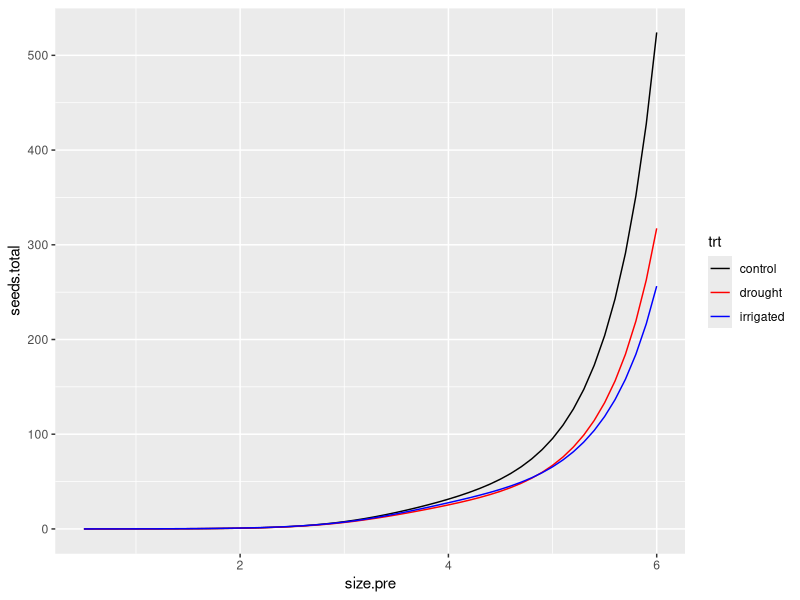
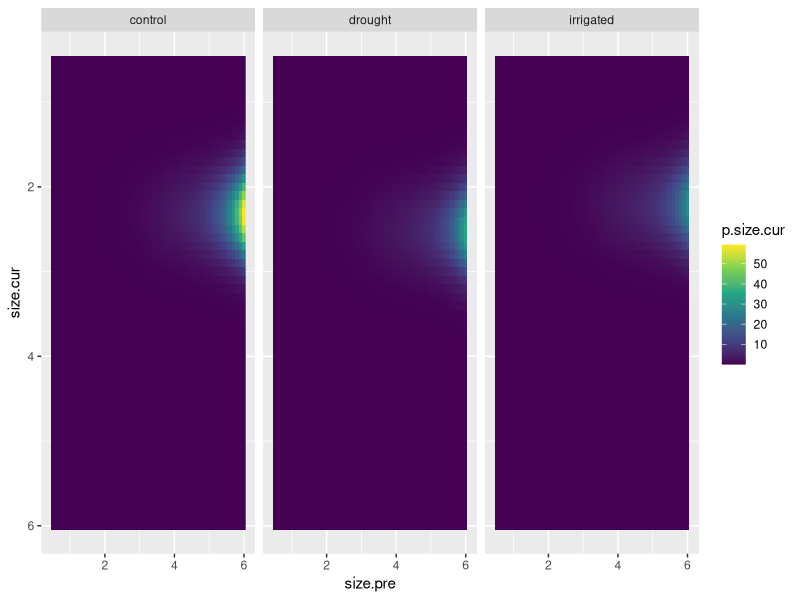
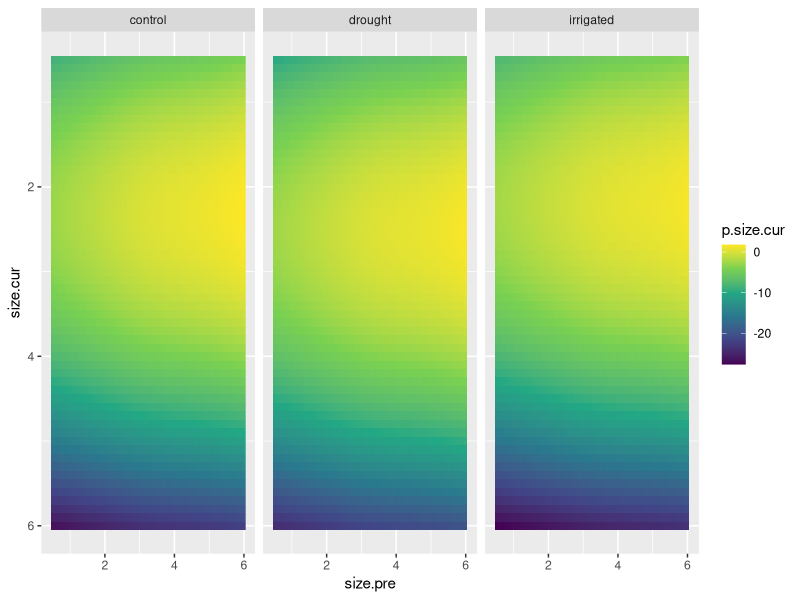

Recreate these plots in R, in order. (Note: this script raises an error after producing the figures.)
# Script for re-running reproductive vital rate models and performing model
# selection and exporting a deterministic, no-phenology reproductive kernel for
# IPM analysis.
# Reads in processed demo/seed (including phenology) data, 2016-2024
# (sn init july 2024)

# --- Setup ---------------------------------------------------------

library(ggplot2)
library(dplyr)
library(tidyr)
library(glmmTMB)

rm(list = ls())

# --- Read in and prepare data  -------------------------------------

# All data (demo, phenology, seed set)
all.data = merge(
  x = read.csv('01_data_cleaning/out/demo_phen_seed_2016-2024_final.csv'),
  y = read.csv('00_raw_data/plot_treatments.csv'),
  by.x = 'Plot', by.y = 'plot'
)

# Dataset for flowering (additional processing below)
demo.flow = all.data %>%
  # Get only plants that are:
  # - known/estimated to be alive
  # - Has size measurements (from demography) and has non-zero leaf counts and lengths (for size measurements)
  # - Is not missing umbel counts (because we're subsetting this for umbel count analysis)
  filter(
    in.demo, Year > 2016, surv,
    !is.na(No.leaves) & !is.na(Leaf.length) & No.leaves > 0 & Leaf.length > 0,
    !is.na(No.umbels)
  ) %>%
  # Get a size column
  mutate(size = log(No.leaves * Leaf.length))

head(demo.flow)
nrow(demo.flow)
table(demo.flow$Year)

# Dataset for seed analysis
demo.seed = demo.flow %>%
  # Give only the records for which we have a record of seed set
  filter(Year > 2020, phen.umbels > 0) %>%
  filter(in.seed)

# Need to add in rows for umbels that died before the seed counting
# This is necessary for estimating the probability of an umbel producing zero seeds
demo.seed = rbind(
  demo.seed,
  demo.seed %>%
    group_by(Year, plantid) %>%
    mutate(miss.umbel = ifelse(phen.umbels < n(), 0, phen.umbels - n())) %>%
    ungroup() %>%
    distinct(Year, plantid, .keep_all = TRUE) %>%
    uncount(miss.umbel) %>%
    mutate(no.seeds = 0)
) %>%
  mutate(Year = factor(Year))

# Dataset for estimating recruit size distribution
demo.recr = all.data %>%
  arrange(Year) %>%
  # Want demo records (to get size distribution)
  filter(in.demo) %>%
  # Give me only the first sighting for each plant
  distinct(plantid, .keep_all = TRUE) %>%
  # Give me only records after 2017 (these are more likely to be seen for the
  # first time)
  filter(Year > 2017) %>%
  # Give me only records with leaf counts and lengths (for estimating size)
  filter(!is.na(No.leaves), !is.na(Leaf.length)) %>%
  # Give me plants that did not flower (plants unlikely to flower in first year)
  filter(!No.umbels & !is.na(No.umbels)) %>%
  # Okay... going to assume that only plants with one leaf are new recruits
  filter(No.leaves < 2) %>%
  mutate(size = log(Leaf.length))

# Finalize the flowering demo dataset 
demo.flow = demo.flow %>%
  # (currently there is one row per umbel for plants in the seed set dataset -
  # give me just one record per plant)
  distinct(Year, plantid, .keep_all = TRUE) %>%
  # Remove plot 2 in 2024 (missing a lot of vegetative plant sizes)
  filter(!(Plot %in% 2 & Year %in% 2024))


# # ----- MODEL SELECTION ------------------------------------------
# 
# # --- Umbel count model ------------------------------------------
# 
# # Strategy here: use a hurdle model
# # - Response is number of umbels per plant
# # - Hurdle portion (through zero-inflation) is the probability of (not) flowering
# # - Umbel count is modeled with a zero-inflated Poisson distribution
# 
# # Test first for size-effects on both parts of the model
# # Then test for treatment effects
# # Then test for potential interactions
# 
# u_0 = glmmTMB(
#   No.umbels ~ (1 | Year) + (1 | Plot / plantid),
#   family = 'truncated_poisson',
#   ziformula = ~ (1 | Year) + (1 | Plot / plantid),
#   data = demo.flow
# )
# 
# u_s_0 = glmmTMB(
#   No.umbels ~ size + (1 | Year) + (1 | Plot / plantid),
#   family = 'truncated_poisson',
#   ziformula = ~ (1 | Year) + (1 | Plot / plantid),
#   data = demo.flow
# )
# 
# u_0_s = glmmTMB(
#   No.umbels ~ (1 | Year) + (1 | Plot / plantid),
#   family = 'truncated_poisson',
#   ziformula = ~ size + (1 | Year) + (1 | Plot / plantid),
#   data = demo.flow
# )
# 
# u_s_s = glmmTMB(
#   No.umbels ~ size + (1 | Year) + (1 | Plot / plantid),
#   family = 'truncated_poisson',
#   ziformula = ~ size + (1 | Year) + (1 | Plot / plantid),
#   data = demo.flow
# )
# 
# AIC(u_0, u_0_s, u_s_0, u_s_s) %>% mutate(daic = round(AIC - min(AIC), 2))
# # Keep size in the models
# 
# # Treatment effects
# 
# u_s.t_s = glmmTMB(
#   No.umbels ~ trt + size + (1 | Year) + (1 | Plot / plantid),
#   family = 'truncated_poisson',
#   ziformula = ~ size + (1 | Year) + (1 | Plot / plantid),
#   data = demo.flow
# )
# 
# u_s_s.t = glmmTMB(
#   No.umbels ~ size + (1 | Year) + (1 | Plot / plantid),
#   family = 'truncated_poisson',
#   ziformula = ~ trt * size + (1 | Year) + (1 | Plot / plantid),
#   data = demo.flow
# )
# 
# u_st_s = glmmTMB(
#   No.umbels ~ size * trt + (1 | Year) + (1 | Plot / plantid),
#   family = 'truncated_poisson',
#   ziformula = ~ size + (1 | Year) + (1 | Plot / plantid),
#   data = demo.flow
# )
# 
# u_s_st = glmmTMB(
#   No.umbels ~ size + (1 | Year) + (1 | Plot / plantid),
#   family = 'truncated_poisson',
#   ziformula = ~ trt * size + (1 | Year) + (1 | Plot / plantid),
#   data = demo.flow
# )
# 
# u_s.ty_s = glmmTMB(
#   No.umbels ~ size + trt + (1 | Year) + (1 | Year:trt) + (1 | Plot / plantid),
#   family = 'truncated_poisson',
#   ziformula = ~ size + (1 | Year) + (1 | Plot / plantid),
#   data = demo.flow
# )
# 
# u_s_s.ty = glmmTMB(
#   No.umbels ~ size + (1 | Year) + (1 | Plot / plantid),
#   family = 'truncated_poisson',
#   ziformula = ~ size + trt + (1 | Year) + (1 | Year:trt) + (1 | Plot / plantid),
#   data = demo.flow
# )
# 
# u_s.ty_s.ty = glmmTMB(
#   No.umbels ~ size + trt + (1 | Year) + (1 | Year:trt) + (1 | Plot / plantid),
#   family = 'truncated_poisson',
#   ziformula = ~ size + trt + (1 | Year) + (1 | Year:trt) + (1 | Plot / plantid),
#   data = demo.flow
# )
# 
# AIC(u_s.t_s, u_s_s.t, u_st_s, u_s_st, u_s_s, u_s.ty_s, u_s_s.ty, u_s.ty_s.ty) %>%
#   mutate(daic = round(AIC - min(AIC), 2))
# # Best performing model has treatment-year effect for probability of flowering
# # But how large is the effect size?
# 
# summary(u_s_s.ty)
# 
# u_st_s.ty = glmmTMB(
#   No.umbels ~ size * trt + (1 | Year) + (1 | Plot / plantid),
#   family = 'truncated_poisson',
#   ziformula = ~ size + trt + (1 | Year) + (1 | Year:trt) + (1 | Plot / plantid),
#   data = demo.flow
# )
# 
# u_s_st.ty = glmmTMB(
#   No.umbels ~ size + (1 | Year) + (1 | Plot / plantid),
#   family = 'truncated_poisson',
#   ziformula = ~ size * trt + (1 | Year) + (1 | Year:trt) + (1 | Plot / plantid),
#   data = demo.flow
# )
# 
# AIC(u_st_s.ty, u_s_st.ty, u_s_s.ty) %>% mutate(daic = round(AIC - min(AIC), 2))
# # No size-treatment effects
# 
# # Okay... compare model with year-varying effects with non-varying effects
# 
# expand.grid(size = (5:60)/10, trt = c('control', 'drought', 'irrigated')) %>%
#   mutate(
#     u.nrf = predict(u_s_s, newdata = ., allow.new.levels = TRUE, re.form = ~ 0, type = 'response'),
#     u.yrf = predict(u_s_s.ty, newdata = ., allow.new.levels = TRUE, re.form = ~ 0, type = 'response')
#   ) %>%
#   pivot_longer(c(u.nrf, u.yrf), names_to = 'model', values_to = 'pred') %>%
#   ggplot(aes(x = size, y = pred, linetype = model, colour = trt)) +
#   geom_line() +
#   scale_colour_manual(values = c('black', 'red', 'blue')) +
#   scale_y_log10()
# # interesting - the year-varying effects model looks like it always favors the controls
# # i.e. control plants always produce more umbels
# # presumably this is probability of flowering-related - smaller plants less likely to flower
# 
# expand.grid(size = (5:60)/10, trt = c('control', 'drought', 'irrigated')) %>%
#   mutate(
#     pred.umbl = predict(
#       u_s_s.ty, newdata = ., allow.new.levels = TRUE, re.form = ~ 0, type = 'response'
#     )
#   ) %>%
#   ggplot(aes(x = size, y = pred.umbl, colour = trt)) +
#   geom_point(
#     data = demo.flow,
#     aes(x = size, y = No.umbels),
#     size = 3, position = position_jitter(height = 0.25), alpha = 0.2
#   ) +
#   geom_line() + # scale_y_log10()
#   scale_colour_manual(values = c('black', 'red', 'blue'))
# 
# 
# # --- Seed set model  
# 
# # Here, we'll also use a zero-inflated model
# # - Probability of producing zero seed estimated with zero inflation term
# # - Distribution of seeds after the zero inflation is modeled by a Negative Binomial
# #   - doing this because it accurately captures overdispersion and because the 
# #     data-generating process can also account for umbels that were simply not 
# #     sufficiently pollinated
# 
# s_0 = glmmTMB(
#   no.seeds ~ (1 | Plot / plantid),
#   ziformula = ~ (1 | Plot / plantid),
#   family = 'nbinom2',
#   data = demo.seed
# )
# 
# s_0_y = glmmTMB(
#   no.seeds ~ (1 | Plot / plantid),
#   ziformula = ~ Year + (1 | Plot / plantid),
#   family = 'nbinom2',
#   data = demo.seed
# )
# 
# s_y_0 = glmmTMB(
#   no.seeds ~ Year + (1 | Plot / plantid),
#   ziformula = ~ (1 | Plot / plantid),
#   family = 'nbinom2',
#   data = demo.seed
# )
# 
# s_y_y = glmmTMB(
#   no.seeds ~ Year + (1 | Plot / plantid),
#   ziformula = ~ Year + (1 | Plot / plantid),
#   family = 'nbinom2',
#   data = demo.seed
# )
# 
# AIC(s_0, s_y_0, s_0_y, s_y_y) %>% arrange(AIC)
# # Unsurprisingly, year effects supported in both models
# 
# s_s.y_y = glmmTMB(
#   no.seeds ~ size + Year + (1 | Plot / plantid),
#   ziformula = ~ Year + (1 | Plot / plantid),
#   family = 'nbinom2',
#   data = demo.seed
# )
# 
# s_y_s.y = glmmTMB(
#   no.seeds ~ Year + (1 | Plot / plantid),
#   ziformula = ~ size + Year + (1 | Plot / plantid),
#   family = 'nbinom2',
#   data = demo.seed
# )
# 
# s_s.y_s.y = glmmTMB(
#   no.seeds ~ size + Year + (1 | Plot / plantid),
#   ziformula = ~ size + Year + (1 | Plot / plantid),
#   family = 'nbinom2',
#   data = demo.seed
# )
# 
# AIC(s_y_y, s_s.y_y, s_y_s.y, s_s.y_s.y) %>% mutate(daic = AIC - min(AIC))
# 
# # Include size in both
# 
# s_s.t.y_s.y = glmmTMB(
#   no.seeds ~ trt + size + Year + (1 | Plot / plantid),
#   ziformula = ~ size + Year + (1 | Plot / plantid),
#   family = 'nbinom2',
#   data = demo.seed
# )
# 
# s_s.y_s.t.y = glmmTMB(
#   no.seeds ~ size + Year + (1 | Plot / plantid),
#   ziformula = ~ size + Year + trt + (1 | Plot / plantid),
#   family = 'nbinom2',
#   data = demo.seed
# )
# 
# s_s.t.y_s.t.y = glmmTMB(
#   no.seeds ~ trt + size + Year + (1 | Plot / plantid),
#   ziformula = ~ trt + size + Year + (1 | Plot / plantid),
#   family = 'nbinom2',
#   data = demo.seed
# )
# 
# AIC(s_s.y_s.y, s_s.t.y_s.y, s_s.y_s.t.y, s_s.t.y_s.t.y) %>% mutate(daic = round(AIC - min(AIC), 2))
# # Eh actually not seeing evidence of a treatment effect here...
# # Weird! it did show up for the poisson model...
# 
# s_st.y_s.y = glmmTMB(
#   no.seeds ~ trt * size + Year + (1 | Plot / plantid),
#   ziformula = ~ size + Year + (1 | Plot / plantid),
#   family = 'nbinom2',
#   data = demo.seed
# )
# 
# s_s.ty_s.y = glmmTMB(
#   no.seeds ~ trt * Year + size + (1 | Plot / plantid),
#   ziformula = ~ size + Year + (1 | Plot / plantid),
#   family = 'nbinom2',
#   data = demo.seed
# )
# 
# s_sy.ty_s.y = glmmTMB(
#   no.seeds ~ trt * Year + trt * size + (1 | Plot / plantid),
#   ziformula = ~ size + Year + (1 | Plot / plantid),
#   family = 'nbinom2',
#   data = demo.seed
# )
# 
# s_s.y_st.y = glmmTMB(
#   no.seeds ~ size + Year + (1 | Plot / plantid),
#   ziformula = ~ trt * size + Year + (1 | Plot / plantid),
#   family = 'nbinom2',
#   data = demo.seed
# )
# 
# s_s.y_s.ty = glmmTMB(
#   no.seeds ~ size + Year + (1 | Plot / plantid),
#   ziformula = ~ trt * Year + size + (1 | Plot / plantid),
#   family = 'nbinom2',
#   data = demo.seed
# )
# 
# s_s.y_st.ty = glmmTMB(
#   no.seeds ~ size + Year + (1 | Plot / plantid),
#   ziformula = ~ trt * Year + trt * size + (1 | Plot / plantid),
#   family = 'nbinom2',
#   data = demo.seed
# )
# 
# AIC(s_st.y_s.y, s_s.ty_s.y, s_sy.ty_s.y, s_s.y_st.y, s_s.y_s.ty, s_s.y_st.ty, s_s.y_s.y) %>%
#   arrange(AIC)
# # Won't even bother with any of the models with the treatment interactions in
# # the zero-inflation formula (their models look bad in this table)
# 
# summary(s_st.y_s.y)
# 
# # Number of umbels
# 
# s_st.y.u_s.y = glmmTMB(
#   no.seeds ~ trt * size + phen.umbels + Year + (1 | Plot / plantid),
#   ziformula = ~ size + Year + (1 | Plot / plantid),
#   family = 'nbinom2',
#   data = demo.seed
# )
# 
# s_st.y_s.y.u = glmmTMB(
#   no.seeds ~ trt * size + Year + (1 | Plot / plantid),
#   ziformula = ~ size + Year + phen.umbels + (1 | Plot / plantid),
#   family = 'nbinom2',
#   data = demo.seed
# )
# 
# s_st.y.u_s.y.u = glmmTMB(
#   no.seeds ~ trt * size + phen.umbels + Year + (1 | Plot / plantid),
#   ziformula = ~ size + Year + phen.umbels + (1 | Plot / plantid),
#   family = 'nbinom2',
#   data = demo.seed
# )
# 
# AIC(s_st.y_s.y, s_st.y.u_s.y, s_st.y_s.y.u, s_st.y.u_s.y.u) %>% arrange(AIC)
# 
# # Look for size-year interactions
# 
# s_sty_s.y.u = glmmTMB(
#   no.seeds ~ trt * size * Year + (1 | Plot / plantid),
#   ziformula = ~ size + Year + phen.umbels + (1 | Plot / plantid),
#   family = 'nbinom2',
#   data = demo.seed
# )
# 
# s_st.y_sy.u = glmmTMB(
#   no.seeds ~ trt * size + Year + (1 | Plot / plantid),
#   ziformula = ~ size * Year + phen.umbels + (1 | Plot / plantid),
#   family = 'nbinom2',
#   data = demo.seed
# )
# 
# s_sty_sy.u = glmmTMB(
#   no.seeds ~ trt * size * Year + (1 | Plot / plantid),
#   ziformula = ~ size * Year + phen.umbels + (1 | Plot / plantid),
#   family = 'nbinom2',
#   data = demo.seed
# )
# 
# AIC(s_st.y_s.y.u, s_sty_s.y.u, s_st.y_sy.u, s_sty_sy.u) %>% arrange(AIC)
# 
# 
# # Best mod is s_st.y_sy.u
# 
# summary(s_st.y_sy.u)
# 
# pred.seeds = expand.grid(
#   Year = factor(2021:2024),
#   size = (5:60)/10,
#   trt = c('control', 'drought', 'irrigated'),
#   phen.umbels = c(1, 5)
# ) %>%
#   mutate(
#     pred.seed = predict(
#       s_st.y_sy.u, newdata = ., 
#       re.form = ~ 0, type = 'response',
#       allow.new.levels = TRUE
#     )
#   )
# 
# pred.seeds %>% 
#   mutate(phen.umbels = factor(phen.umbels)) %>%
#   ggplot(aes(x = size, y = pred.seed, group = interaction(trt, phen.umbels))) +
#   geom_line(aes(colour = trt, linetype = phen.umbels)) +
#   scale_colour_manual(values = c('black', 'red', 'blue')) +
#   scale_y_log10() +
#   facet_wrap(~ Year)
# 
# # --- Recruit size model  ---------------------------------------
# 
# # Null model
# r_0 = glmmTMB(size ~ (1 | Plot), data = demo.recr)
# 
# # A model with a year random effect
# r_y = glmmTMB(size ~ (1 | Year) + (1 | Plot), data = demo.recr)
# 
# # A model with a treatment effect
# r_t = glmmTMB(size ~ trt + (1 | Plot), data = demo.recr)
# 
# # A model with both year efect and treatment effect
# r_t.y = glmmTMB(size ~ trt + (1 | Year) + (1 | Plot), data = demo.recr)
# 
# # A model with both year efect and treatment effect
# r_ty = glmmTMB(size ~ trt + (1 | Year) + (1 | Year:trt) + (1 | Plot), data = demo.recr)
# 
# AIC(r_0, r_y, r_t, r_t.y, r_ty) %>% mutate(daic = round(AIC - min(AIC), 2))
# # Interesting. Definite evidence for a year effect. Weak evidence of a treatment effect.
# 
# summary(r_t.y)
# # The effect size is kinda marginal...
# # Wait... drought plants are slightly larger than control plants
# # Huh.
# 
# ggplot(demo.recr, aes(x = size, group = trt, fill = trt)) +
#   geom_histogram(position = 'identity', alpha = 0.5, binwidth = 0.2) + 
#   scale_fill_manual(values = c('black', 'red', 'blue'))
# # hmm... 

# --- Estimate predictions from model forming backbone of kernel -------

u_s_s.ty = glmmTMB(
  No.umbels ~ size + (1 | Year) + (1 | Plot / plantid),
  family = 'truncated_poisson',
  ziformula = ~ size + trt + (1 | Year) + (1 | Year:trt) + (1 | Plot / plantid),
  data = demo.flow
)

s_st.y_sy.u = glmmTMB(
  no.seeds ~ trt * size + Year + (1 | Plot / plantid),
  ziformula = ~ size * Year + phen.umbels + (1 | Plot / plantid),
  family = 'nbinom2',
  data = demo.seed
)

r_t.y = glmmTMB(size ~ trt + (1 | Year) + (1 | Plot), data = demo.recr)

# Standard deviation (residual error) term from recruitment model
sigma.recr = summary(r_t.y)$sigma

backbone = expand.grid(
  size = (5:60)/10,
  size.cur = (5:60)/10,
  trt = c('control', 'drought', 'irrigated'),
  year = factor(2021:2024)
) %>%
  mutate(
    # Umbel count
    phen.umbels = predict(
      u_s_s.ty, newdata = ., 
      allow.new.levels = TRUE, re.form = ~ 0, type = 'response'
    )
  ) %>%
  rename(Year = year) %>%
  mutate(
    # # Use this umbel count to get seeds/umbel
    # seeds.per.umbel = predict(
    #   s_st.y_sy.u, newdata = .,
    #   allow.new.levels = TRUE, re.form = ~ 0
    # )
    seeds.zinf.linear =  predict(
      s_st.y_sy.u, newdata = ., allow.new.levels = TRUE, re.form = ~ 0,
      type = 'zlink'
    ),
    seeds.seed.linear =  predict(
      s_st.y_sy.u, newdata = ., allow.new.levels = TRUE, re.form = ~ 0,
      type = 'link'
    ),
  ) %>%
  # Taking out the size-zinf terms for 2021 - very extrapolatory, affects averages too much
  mutate(seeds.zinf.linear = ifelse(Year %in% 2021, NA, seeds.zinf.linear)) %>%
  group_by(size, size.cur, trt, phen.umbels) %>%
  summarise(across(c(seeds.zinf.linear, seeds.seed.linear), ~ mean(.x, na.rm = TRUE))) %>%
  ungroup() %>%
  mutate(
    # Transform from linear scale to response scale
    seeds.per.umbel = (1 / (1 + exp(-seeds.zinf.linear))) * exp(seeds.seed.linear),
    # Total umbels per plant
    seeds.total = seeds.per.umbel * phen.umbels
  ) %>%
  select(-c(seeds.zinf.linear, seeds.seed.linear)) %>%
  mutate(
    # Mean recruit size
    recr.mean = predict(
      r_t.y, allow.new.levels = TRUE, re.form = ~ 0, newdata = .
    ),
    # Get the number of seeds produced for each size grouping
    p.size.cur = 0.1 * seeds.total * dnorm(x = size.cur, mean = recr.mean, sd = sigma.recr)
  ) %>%
  # Rename column
  rename(size.pre = size)

head(backbone)
tail(backbone)

backbone %>%
  ggplot(aes(x = size.pre, y = seeds.total, group = trt)) +
  geom_line(aes(colour = trt)) +
  scale_colour_manual(values = c('black', 'red', 'blue'))
# Plausible numbers up until hitting >500 seeds per plant...
# that's a little extrapolat(ive? ory?)

backbone %>%
  ggplot(aes(x = size.pre, y = size.cur, fill = p.size.cur)) + # fill = log(p.size.cur, base = 10))) +
  geom_raster() +
  scale_fill_viridis_c() +
  scale_y_reverse() +
  facet_wrap(~ trt)
# Lol, cool

backbone %>%
  mutate(p.size.cur = log(p.size.cur, base = 10)) %>%
  ggplot(aes(x = size.pre, y = size.cur, fill = p.size.cur)) +
  geom_raster() +
  scale_fill_viridis_c() +
  scale_y_reverse() +
  facet_wrap(~ trt)

# Check of "eviction" caused by lower boundary and recruit size distribution
predict(
  r_t.y, 
  newdata = data.frame(trt = c('control', 'drought', 'irrigated')), 
  allow.new.levels = TRUE, re.form = ~ 0
) %>% 
  pnorm(.5, mean = ., sd = sigma.recr)
# tiny - ~10^-6

# Export kernel in CSV form
write.csv(
  backbone,
  na = '', row.names = FALSE,
  '03_construct_kernels/out/deterministic_reprod_kernel_no_phen.csv'
)

# --- Sensitivity

# Parameters to perform sensitivity analysis on:
# - Probability of flowering model (i.e., ZI term in umbel model)
#   - b_0 (intercept)
#   - b_1 (size)
# - Number of umbels produced (conditional part of umbel model)
#   - b_0 (intercept)
#   - b_1 (size)
# - Probability of umbel failure (ZI term of the seed model)
#   - b_0 (intercept)
#   - b_1 (size)
# - Number of seeds produced (conditional part of seed model)
#   - b_0 (intercept)
#   - b_1 (size)
# - Recruit size
#   - b_0 (intercept/mean)
#   - sigma (standard deviation)

# So ten perturbations

# I don't think there's a neat way to dplyr this so gotta do it in a long, obnoxious way.

# Define perturbation magnitude
delta = .0001

# Standard deviation (residual error) term from recruitment model
sigma.recr = summary(r_t.y)$sigma

# Initialize a list for storing model outputs
outputs = vector('list', length = 10)

# Backbone for generating estimates
backbone = expand.grid(
  size = (5:60)/10,
  size.cur = (5:60)/10,
  trt = c('control', 'drought', 'irrigated'),
  year = factor(2021:2024)
)

# 1: flowering intercept

outputs[[1]] = backbone %>%
  mutate(
    # Umbel count
    phen.umbels = predict(
      u_s_s.ty, newdata = ., 
      newparams = u_s_s.ty$fit$par %>%
        (function(x) {
          x[3] <- x[3] + delta
          return(x)
        }),
      allow.new.levels = TRUE, re.form = ~ 0, type = 'response'
    )
  ) %>%
  rename(Year = year) %>%
  mutate(
    # Use this umbel count to get seeds/umbel
    seeds.zinf.linear =  predict(
      s_st.y_sy.u, newdata = ., allow.new.levels = TRUE, re.form = ~ 0,
      type = 'zlink'
    ),
    seeds.seed.linear =  predict(
      s_st.y_sy.u, newdata = ., allow.new.levels = TRUE, re.form = ~ 0,
      type = 'link'
    ),
  ) %>%
  # Taking out the size-zinf terms for 2021 - very extrapolatory, affects averages too much
  mutate(seeds.zinf.linear = ifelse(Year %in% 2021, NA, seeds.zinf.linear)) %>%
  group_by(size, size.cur, trt, phen.umbels) %>%
  summarise(across(c(seeds.zinf.linear, seeds.seed.linear), ~ mean(.x, na.rm = TRUE))) %>%
  ungroup() %>%
  mutate(
    # Transform from linear scale to response scale
    seeds.per.umbel = (1 / (1 + exp(-seeds.zinf.linear))) * exp(seeds.seed.linear),
    # Total umbels per plant
    seeds.total = seeds.per.umbel * phen.umbels
  ) %>%
  select(-c(seeds.zinf.linear, seeds.seed.linear)) %>%
  mutate(
    # Mean recruit size
    recr.mean = predict(
      r_t.y, allow.new.levels = TRUE, re.form = ~ 0, newdata = .
    ),
    # Get the number of seeds produced for each size grouping
    p.size.cur = 0.1 * seeds.total * dnorm(x = size.cur, mean = recr.mean, sd = sigma.recr)
  ) %>%
  mutate(
    perturb.param = 'flow_int',
    orig.par.val = case_when(
      trt %in% 'control' ~ u_s_s.ty$fit$par[3],
      trt %in% 'drought' ~ u_s_s.ty$fit$par[3] + u_s_s.ty$fit$par[5],
      trt %in% 'irrigated' ~ u_s_s.ty$fit$par[3] + u_s_s.ty$fit$par[6]
    ) # u_s_s.ty$fit$par[3]
  )

any(is.na(outputs[[1]]$orig.par.val))

# 2: flowering slope

outputs[[2]] = backbone %>%
  mutate(
    # Umbel count
    phen.umbels = predict(
      u_s_s.ty, newdata = ., 
      newparams = u_s_s.ty$fit$par %>%
        (function(x) {
          x[4] <- x[4] + delta
          return(x)
        }),
      allow.new.levels = TRUE, re.form = ~ 0, type = 'response'
    )
  ) %>%
  rename(Year = year) %>%
  mutate(
    # Use this umbel count to get seeds/umbel
    seeds.zinf.linear =  predict(
      s_st.y_sy.u, newdata = ., allow.new.levels = TRUE, re.form = ~ 0,
      type = 'zlink'
    ),
    seeds.seed.linear =  predict(
      s_st.y_sy.u, newdata = ., allow.new.levels = TRUE, re.form = ~ 0,
      type = 'link'
    ),
  ) %>%
  # Taking out the size-zinf terms for 2021 - very extrapolatory, affects averages too much
  mutate(seeds.zinf.linear = ifelse(Year %in% 2021, NA, seeds.zinf.linear)) %>%
  group_by(size, size.cur, trt, phen.umbels) %>%
  summarise(across(c(seeds.zinf.linear, seeds.seed.linear), ~ mean(.x, na.rm = TRUE))) %>%
  ungroup() %>%
  mutate(
    # Transform from linear scale to response scale
    seeds.per.umbel = (1 / (1 + exp(-seeds.zinf.linear))) * exp(seeds.seed.linear),
    # Total umbels per plant
    seeds.total = seeds.per.umbel * phen.umbels
  ) %>%
  select(-c(seeds.zinf.linear, seeds.seed.linear)) %>%
  mutate(
    # Mean recruit size
    recr.mean = predict(
      r_t.y, allow.new.levels = TRUE, re.form = ~ 0, newdata = .
    ),
    # Get the number of seeds produced for each size grouping
    p.size.cur = 0.1 * seeds.total * dnorm(x = size.cur, mean = recr.mean, sd = sigma.recr)
  ) %>%
  mutate(
    perturb.param = 'flow_slope',
    # there is no treatment-size effect on the zero-inflation term
    orig.par.val = u_s_s.ty$fit$par[4]
  )

# 3: Umbel count intercept

outputs[[3]] = backbone %>%
  mutate(
    # Umbel count
    phen.umbels = predict(
      u_s_s.ty, newdata = ., 
      newparams = u_s_s.ty$fit$pars %>%
        (function(x) {
          x[1] <- x[1] + delta
          return(x)
        }),
      allow.new.levels = TRUE, re.form = ~ 0, type = 'response'
    )
  ) %>%  
  rename(Year = year) %>%
  mutate(
    # Use this umbel count to get seeds/umbel
    seeds.zinf.linear =  predict(
      s_st.y_sy.u, newdata = ., allow.new.levels = TRUE, re.form = ~ 0,
      type = 'zlink'
    ),
    seeds.seed.linear =  predict(
      s_st.y_sy.u, newdata = ., allow.new.levels = TRUE, re.form = ~ 0,
      type = 'link'
    ),
  ) %>%
  # Taking out the size-zinf terms for 2021 - very extrapolatory, affects averages too much
  mutate(seeds.zinf.linear = ifelse(Year %in% 2021, NA, seeds.zinf.linear)) %>%
  group_by(size, size.cur, trt, phen.umbels) %>%
  summarise(across(c(seeds.zinf.linear, seeds.seed.linear), ~ mean(.x, na.rm = TRUE))) %>%
  ungroup() %>%
  mutate(
    # Transform from linear scale to response scale
    seeds.per.umbel = (1 / (1 + exp(-seeds.zinf.linear))) * exp(seeds.seed.linear),
    # Total umbels per plant
    seeds.total = seeds.per.umbel * phen.umbels
  ) %>%
  select(-c(seeds.zinf.linear, seeds.seed.linear)) %>%
  mutate(
    # Mean recruit size
    recr.mean = predict(
      r_t.y, allow.new.levels = TRUE, re.form = ~ 0, newdata = .
    ),
    # Get the number of seeds produced for each size grouping
    p.size.cur = 0.1 * seeds.total * dnorm(x = size.cur, mean = recr.mean, sd = sigma.recr)
  ) %>%
  mutate(
    perturb.param = 'numb_int',
    # there is no treatment effect on the umbel count model
    orig.par.val = u_s_s.ty$fit$par[1]
  )

# 4: Umbel count slope
outputs[[4]] = backbone %>%
  mutate(
    # Umbel count
    phen.umbels = predict(
      u_s_s.ty, newdata = ., 
      newparams = u_s_s.ty$fit$pars %>%
        (function(x) {
          x[2] <- x[2] + delta
          return(x)
        }),
      allow.new.levels = TRUE, re.form = ~ 0, type = 'response'
    )
  ) %>%
  rename(Year = year) %>%
  mutate(
    # Use this umbel count to get seeds/umbel
    seeds.zinf.linear =  predict(
      s_st.y_sy.u, newdata = ., allow.new.levels = TRUE, re.form = ~ 0,
      type = 'zlink'
    ),
    seeds.seed.linear =  predict(
      s_st.y_sy.u, newdata = ., allow.new.levels = TRUE, re.form = ~ 0,
      type = 'link'
    ),
  ) %>%
  # Taking out the size-zinf terms for 2021 - very extrapolatory, affects averages too much
  mutate(seeds.zinf.linear = ifelse(Year %in% 2021, NA, seeds.zinf.linear)) %>%
  group_by(size, size.cur, trt, phen.umbels) %>%
  summarise(across(c(seeds.zinf.linear, seeds.seed.linear), ~ mean(.x, na.rm = TRUE))) %>%
  ungroup() %>%
  mutate(
    # Transform from linear scale to response scale
    seeds.per.umbel = (1 / (1 + exp(-seeds.zinf.linear))) * exp(seeds.seed.linear),
    # Total umbels per plant
    seeds.total = seeds.per.umbel * phen.umbels
  ) %>%
  select(-c(seeds.zinf.linear, seeds.seed.linear)) %>%
  mutate(
    # Mean recruit size
    recr.mean = predict(
      r_t.y, allow.new.levels = TRUE, re.form = ~ 0, newdata = .
    ),
    # Get the number of seeds produced for each size grouping
    p.size.cur = 0.1 * seeds.total * dnorm(x = size.cur, mean = recr.mean, sd = sigma.recr)
  ) %>%
  mutate(
    perturb.param = 'numb_slope',
    # no treatment-size effect in the umbel count model
    orig.par.val = u_s_s.ty$fit$par[2]
  )

# 5: Umbel success intercept

outputs[[5]] = backbone %>%
  mutate(
    # Umbel count
    phen.umbels = predict(
      u_s_s.ty, newdata = .,
      allow.new.levels = TRUE, re.form = ~ 0, type = 'response'
    )
  ) %>%
  rename(Year = year) %>%
  mutate(
    # Use this umbel count to get seeds/umbel
    # seeds.per.umbel = predict(
    #   s_st.y_sy.u, newdata = .,
    #   newparams = s_st.y_sy.u$fit$par %>%
    #     (function(x) {
    #       x[10] <- x[10] + delta
    #       return(x)
    #     }),
    #   allow.new.levels = TRUE, re.form = ~ 0
    # )
    seeds.zinf.linear =  predict(
      s_st.y_sy.u, newdata = ., allow.new.levels = TRUE, re.form = ~ 0,
        newparams = s_st.y_sy.u$fit$par %>%
          (function(x) {
            x[10] <- x[10] + delta
            return(x)
          }),
      type = 'zlink'
    ),
    seeds.seed.linear =  predict(
      s_st.y_sy.u, newdata = ., allow.new.levels = TRUE, re.form = ~ 0,
      newparams = s_st.y_sy.u$fit$par %>%
        (function(x) {
          x[10] <- x[10] + delta
          return(x)
        }),
      type = 'link'
    ),
  ) %>%
  # Taking out the size-zinf terms for 2021 - very extrapolatory, affects averages too much
  mutate(seeds.zinf.linear = ifelse(Year %in% 2021, NA, seeds.zinf.linear)) %>%
  group_by(size, size.cur, trt, phen.umbels) %>%
  summarise(across(c(seeds.zinf.linear, seeds.seed.linear), ~ mean(.x, na.rm = TRUE))) %>%
  ungroup() %>%
  mutate(
    # Transform from linear scale to response scale
    seeds.per.umbel = (1 / (1 + exp(-seeds.zinf.linear))) * exp(seeds.seed.linear),
    # Total umbels per plant
    seeds.total = seeds.per.umbel * phen.umbels
  ) %>%
  select(-c(seeds.zinf.linear, seeds.seed.linear)) %>%
  mutate(
    # Mean recruit size
    recr.mean = predict(
      r_t.y, allow.new.levels = TRUE, re.form = ~ 0, newdata = .
    ),
    # Get the number of seeds produced for each size grouping
    p.size.cur = 0.1 * seeds.total * dnorm(x = size.cur, mean = recr.mean, sd = sigma.recr)
  ) %>%
  mutate(
    perturb.param = 'succ_int',
    # no treatment effect on the model for umbel success intercept
    orig.par.val = s_st.y_sy.u$fit$par[10]
  )

# 6: Umbel success slope

outputs[[6]] = backbone %>%
  mutate(
    # Umbel count
    phen.umbels = predict(
      u_s_s.ty, newdata = .,
      allow.new.levels = TRUE, re.form = ~ 0, type = 'response'
    )
  ) %>%
  rename(Year = year) %>%
  mutate(
  #   # Use this umbel count to get seeds/umbel
  #   seeds.per.umbel = predict(
  #     s_st.y_sy.u, newdata = .,
  #     newparams = s_st.y_sy.u$fit$par %>%
  #       (function(x) {
  #         x[11] <- x[11] + delta
  #         return(x)
  #       }),
  #     allow.new.levels = TRUE, re.form = ~ 0
  #   )
  # ) %>%
    seeds.zinf.linear =  predict(
      s_st.y_sy.u, newdata = ., allow.new.levels = TRUE, re.form = ~ 0,
      newparams = s_st.y_sy.u$fit$par %>%
        (function(x) {
          x[11] <- x[11] + delta
          return(x)
        }),
      type = 'zlink'
    ),
    seeds.seed.linear =  predict(
      s_st.y_sy.u, newdata = ., allow.new.levels = TRUE, re.form = ~ 0,
      newparams = s_st.y_sy.u$fit$par %>%
        (function(x) {
          x[11] <- x[11] + delta
          return(x)
        }),
      type = 'link'
    ),
  ) %>%
  # Taking out the size-zinf terms for 2021 - very extrapolatory, affects averages too much
  mutate(seeds.zinf.linear = ifelse(Year %in% 2021, NA, seeds.zinf.linear)) %>%
  group_by(size, size.cur, trt, phen.umbels) %>%
  summarise(across(c(seeds.zinf.linear, seeds.seed.linear), ~ mean(.x, na.rm = TRUE))) %>%
  ungroup() %>%
  mutate(
    # Transform from linear scale to response scale
    seeds.per.umbel = (1 / (1 + exp(-seeds.zinf.linear))) * exp(seeds.seed.linear),
    # Total umbels per plant
    seeds.total = seeds.per.umbel * phen.umbels
  ) %>%
  select(-c(seeds.zinf.linear, seeds.seed.linear)) %>%
  mutate(
    # Mean recruit size
    recr.mean = predict(
      r_t.y, allow.new.levels = TRUE, re.form = ~ 0, newdata = .
    ),
    # Get the number of seeds produced for each size grouping
    p.size.cur = 0.1 * seeds.total * dnorm(x = size.cur, mean = recr.mean, sd = sigma.recr)
  ) %>%
  mutate(
    perturb.param = 'succ_slope',
    # no treatment effect on umbel success slope
    orig.par.val = s_st.y_sy.u$fit$par[11]
  )

# 7: Seed set intercept

outputs[[7]] = backbone %>%
  mutate(
    # Umbel count
    phen.umbels = predict(
      u_s_s.ty, newdata = .,
      allow.new.levels = TRUE, re.form = ~ 0, type = 'response'
    )
  ) %>%
  rename(Year = year) %>%
  mutate(
    # # Use this umbel count to get seeds/umbel
    # seeds.per.umbel = predict(
    #   s_st.y_sy.u, newdata = .,
    #   newparams = s_st.y_sy.u$fit$par %>%
    #     (function(x) {
    #       x[1] <- x[1] + delta
    #       return(x)
    #     }),
    #   allow.new.levels = TRUE, re.form = ~ 0
    # )
    seeds.zinf.linear =  predict(
      s_st.y_sy.u, newdata = ., allow.new.levels = TRUE, re.form = ~ 0,
      newparams = s_st.y_sy.u$fit$par %>%
        (function(x) {
          x[1] <- x[1] + delta
          return(x)
        }),
      type = 'zlink'
    ),
    seeds.seed.linear =  predict(
      s_st.y_sy.u, newdata = ., allow.new.levels = TRUE, re.form = ~ 0,
      newparams = s_st.y_sy.u$fit$par %>%
        (function(x) {
          x[1] <- x[1] + delta
          return(x)
        }),
      type = 'link'
    ),
  ) %>%
  # Taking out the size-zinf terms for 2021 - very extrapolatory, affects averages too much
  mutate(seeds.zinf.linear = ifelse(Year %in% 2021, NA, seeds.zinf.linear)) %>%
  group_by(size, size.cur, trt, phen.umbels) %>%
  summarise(across(c(seeds.zinf.linear, seeds.seed.linear), ~ mean(.x, na.rm = TRUE))) %>%
  ungroup() %>%
  mutate(
    # Transform from linear scale to response scale
    seeds.per.umbel = (1 / (1 + exp(-seeds.zinf.linear))) * exp(seeds.seed.linear),
    # Total umbels per plant
    seeds.total = seeds.per.umbel * phen.umbels
  ) %>%
  select(-c(seeds.zinf.linear, seeds.seed.linear)) %>%
  mutate(
    # Mean recruit size
    recr.mean = predict(
      r_t.y, allow.new.levels = TRUE, re.form = ~ 0, newdata = .
    ),
    # Get the number of seeds produced for each size grouping
    p.size.cur = 0.1 * seeds.total * dnorm(x = size.cur, mean = recr.mean, sd = sigma.recr)
  ) %>%
  mutate(
    perturb.param = 'seed_int',
    orig.par.val = case_when(
      trt %in% 'control' ~ s_st.y_sy.u$fit$par[1],
      trt %in% 'drought' ~ s_st.y_sy.u$fit$par[1] + s_st.y_sy.u$fit$par[2],
      trt %in% 'irrigated' ~ s_st.y_sy.u$fit$par[1] + s_st.y_sy.u$fit$par[3]
    ) # s_st.y_sy.u$fit$par[1]
  )

any(is.na(outputs[[7]]$orig.par.val))

# 8: seed set slope
outputs[[8]] = backbone %>%
  mutate(
    # Umbel count
    phen.umbels = predict(
      u_s_s.ty, newdata = .,
      allow.new.levels = TRUE, re.form = ~ 0, type = 'response'
    )
  ) %>%
  rename(Year = year) %>%
  mutate(
    # # Use this umbel count to get seeds/umbel
    # seeds.per.umbel = predict(
    #   s_st.y_sy.u, newdata = .,
    #   newparams = s_st.y_sy.u$fit$par %>%
    #     (function(x) {
    #       x[4] <- x[4] + delta
    #       return(x)
    #     }),
    #   allow.new.levels = TRUE, re.form = ~ 0
    # )
    seeds.zinf.linear =  predict(
      s_st.y_sy.u, newdata = ., allow.new.levels = TRUE, re.form = ~ 0,
      newparams = s_st.y_sy.u$fit$par %>%
        (function(x) {
          x[4] <- x[4] + delta
          return(x)
        }),
      type = 'zlink'
    ),
    seeds.seed.linear =  predict(
      s_st.y_sy.u, newdata = ., allow.new.levels = TRUE, re.form = ~ 0,
      newparams = s_st.y_sy.u$fit$par %>%
        (function(x) {
          x[4] <- x[4] + delta
          return(x)
        }),
      type = 'link'
    ),
  ) %>%
  # Taking out the size-zinf terms for 2021 - very extrapolatory, affects averages too much
  mutate(seeds.zinf.linear = ifelse(Year %in% 2021, NA, seeds.zinf.linear)) %>%
  group_by(size, size.cur, trt, phen.umbels) %>%
  summarise(across(c(seeds.zinf.linear, seeds.seed.linear), ~ mean(.x, na.rm = TRUE))) %>%
  ungroup() %>%
  mutate(
    # Transform from linear scale to response scale
    seeds.per.umbel = (1 / (1 + exp(-seeds.zinf.linear))) * exp(seeds.seed.linear),
    # Total umbels per plant
    seeds.total = seeds.per.umbel * phen.umbels
  ) %>%
  select(-c(seeds.zinf.linear, seeds.seed.linear)) %>%
  mutate(
    # Mean recruit size
    recr.mean = predict(
      r_t.y, allow.new.levels = TRUE, re.form = ~ 0, newdata = .
    ),
    # Get the number of seeds produced for each size grouping
    p.size.cur = 0.1 * seeds.total * dnorm(x = size.cur, mean = recr.mean, sd = sigma.recr)
  ) %>%
  mutate(
    perturb.param = 'seed_slope',
    orig.par.val = case_when(
      trt %in% 'control' ~ s_st.y_sy.u$fit$par[4],
      trt %in% 'drought' ~ s_st.y_sy.u$fit$par[4] + s_st.y_sy.u$fit$par[8],
      trt %in% 'irrigated' ~ s_st.y_sy.u$fit$par[4] + s_st.y_sy.u$fit$par[9]
    ) # s_st.y_sy.u$fit$par[4]
  )

any(is.na(outputs[[8]]$orig.par.val))

# 9: Recruit size mean (intercept)

outputs[[9]] = backbone %>%
  mutate(
    # Umbel count
    phen.umbels = predict(
      u_s_s.ty, newdata = .,
      allow.new.levels = TRUE, re.form = ~ 0, type = 'response'
    )
  ) %>%
  rename(Year = year) %>%
  mutate(
    # Use this umbel count to get seeds/umbel
    seeds.zinf.linear =  predict(
      s_st.y_sy.u, newdata = ., allow.new.levels = TRUE, re.form = ~ 0,
      type = 'zlink'
    ),
    seeds.seed.linear =  predict(
      s_st.y_sy.u, newdata = ., allow.new.levels = TRUE, re.form = ~ 0,
      type = 'link'
    ),
  ) %>%
  # Taking out the size-zinf terms for 2021 - very extrapolatory, affects averages too much
  mutate(seeds.zinf.linear = ifelse(Year %in% 2021, NA, seeds.zinf.linear)) %>%
  group_by(size, size.cur, trt, phen.umbels) %>%
  summarise(across(c(seeds.zinf.linear, seeds.seed.linear), ~ mean(.x, na.rm = TRUE))) %>%
  ungroup() %>%
  mutate(
    # Transform from linear scale to response scale
    seeds.per.umbel = (1 / (1 + exp(-seeds.zinf.linear))) * exp(seeds.seed.linear),
    # Total umbels per plant
    seeds.total = seeds.per.umbel * phen.umbels
  ) %>%
  select(-c(seeds.zinf.linear, seeds.seed.linear)) %>%
  mutate(
    # Mean recruit size
    recr.mean = predict(
      r_t.y, allow.new.levels = TRUE, re.form = ~ 0, newdata = .,
      newparams = r_t.y$fit$par %>%
        (function(x) {
          x[1] <- x[1] + delta
          return(x)
        })
    ),
    # Get the number of seeds produced for each size grouping
    p.size.cur = 0.1 * seeds.total * dnorm(x = size.cur, mean = recr.mean, sd = sigma.recr)
  ) %>%
  mutate(
    perturb.param = 'recr_int',
    orig.par.val = case_when(
      trt %in% 'control' ~ r_t.y$fit$par[1],
      trt %in% 'drought' ~ r_t.y$fit$par[1] + r_t.y$fit$par[2],
      trt %in% 'irrigated' ~ r_t.y$fit$par[1] + r_t.y$fit$par[3]
    ) # r_t.y$fit$par[1]
  )

any(is.na(outputs[[9]]$orig.par.val))

# 10: Recruit standard deviation

outputs[[10]] = backbone %>%
  mutate(
    # Umbel count
    phen.umbels = predict(
      u_s_s.ty, newdata = .,
      allow.new.levels = TRUE, re.form = ~ 0, type = 'response'
    )
  ) %>%
  rename(Year = year) %>%
  mutate(
    # Use this umbel count to get seeds/umbel
    seeds.zinf.linear =  predict(
      s_st.y_sy.u, newdata = ., allow.new.levels = TRUE, re.form = ~ 0,
      type = 'zlink'
    ),
    seeds.seed.linear =  predict(
      s_st.y_sy.u, newdata = ., allow.new.levels = TRUE, re.form = ~ 0,
      type = 'link'
    ),
  ) %>%
  # Taking out the size-zinf terms for 2021 - very extrapolatory, affects averages too much
  mutate(seeds.zinf.linear = ifelse(Year %in% 2021, NA, seeds.zinf.linear)) %>%
  group_by(size, size.cur, trt, phen.umbels) %>%
  summarise(across(c(seeds.zinf.linear, seeds.seed.linear), ~ mean(.x, na.rm = TRUE))) %>%
  ungroup() %>%
  mutate(
    # Transform from linear scale to response scale
    seeds.per.umbel = (1 / (1 + exp(-seeds.zinf.linear))) * exp(seeds.seed.linear),
    # Total umbels per plant
    seeds.total = seeds.per.umbel * phen.umbels
  ) %>%
  select(-c(seeds.zinf.linear, seeds.seed.linear)) %>%
  mutate(
    # Mean recruit size
    recr.mean = predict(
      r_t.y, allow.new.levels = TRUE, re.form = ~ 0, newdata = .
    ),
    # Get the number of seeds produced for each size grouping
    p.size.cur = 0.1 * seeds.total * dnorm(x = size.cur, mean = recr.mean, sd = sigma.recr + delta)
  ) %>%
  mutate(
    perturb.param = 'recr_sigma',
    orig.par.val = sigma.recr
  )

outputs.all = do.call(rbind, outputs)

write.csv(
  outputs.all %>% select(size.pre = size, size.cur, trt, p.size.cur, perturb.param, orig.par.val),
  file = '03_construct_kernels/out/deterministic_repr_coef_perturbation_no_phen.csv',
  row.names = FALSE
)
